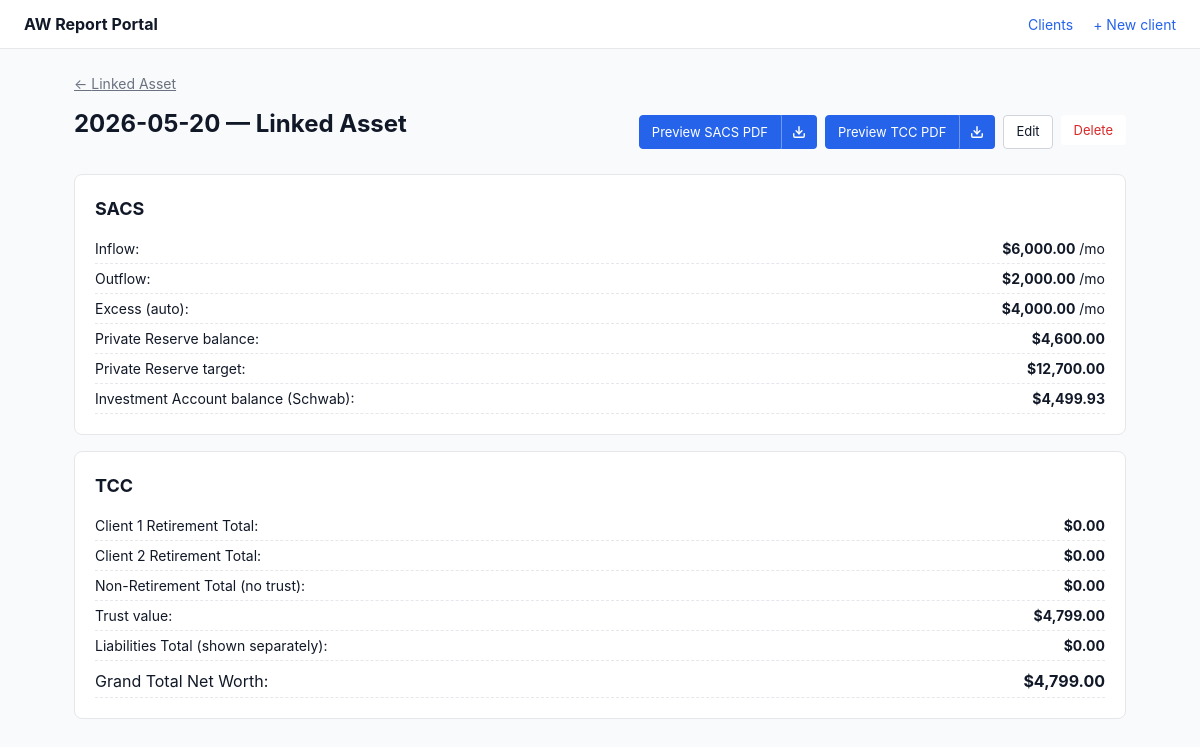
Page /reports/2 on the committed database.
### tables this page shows
CREATE TABLE clients (
    id INTEGER PRIMARY KEY AUTOINCREMENT,
    label TEXT NOT NULL,
    is_married INTEGER NOT NULL DEFAULT 0,

    client1_name TEXT NOT NULL,
    client1_dob TEXT NOT NULL,
    client1_ssn_last4 TEXT,

    client2_name TEXT,
    client2_dob TEXT,
    client2_ssn_last4 TEXT,

    monthly_salary REAL NOT NULL DEFAULT 0,
    client1_salary REAL NOT NULL DEFAULT 0,
    client2_salary REAL NOT NULL DEFAULT 0,
    monthly_expense_budget REAL NOT NULL DEFAULT 0,
    private_reserve_target_override REAL,

    trust_property_address TEXT,

    created_at TEXT DEFAULT CURRENT_TIMESTAMP,
    updated_at TEXT DEFAULT CURRENT_TIMESTAMP
);

CREATE TABLE reports (
    id INTEGER PRIMARY KEY AUTOINCREMENT,
    client_id INTEGER NOT NULL,
    report_date TEXT NOT NULL,
    inflow_monthly REAL,
    outflow_monthly REAL,
    private_reserve_balance REAL,
    investment_account_balance REAL,
    trust_zillow_value REAL,
    status TEXT NOT NULL DEFAULT 'draft' CHECK (status IN ('draft', 'finalized')),
    created_at TEXT DEFAULT CURRENT_TIMESTAMP,
    finalized_at TEXT,
    FOREIGN KEY (client_id) REFERENCES clients(id) ON DELETE CASCADE
);

### app.py (the view)
    @app.route("/reports/<int:report_id>")
    def report_view(report_id):
        report = dbmod.query("SELECT * FROM reports WHERE id = ?", (report_id,), one=True)
        if not report:
            abort(404)
        accounts = get_accounts(report["client_id"])
        balances = {b["account_id"]: dict(b) for b in get_report_balances(report_id)}
        client, deductibles, sacs, tcc, _ = compute_report_results(report["client_id"], dict(report), balances)
        complete = is_report_complete(dict(report), accounts, balances)
        return render_template(
            "report_view.html",
            client=client,
            report=report,
            sacs=sacs,
            tcc=tcc,
            deductibles=deductibles,
            is_complete=complete,
            calc_age=calc_age,
        )

### app.py (called while the page is built)
def get_client_or_404(client_id: int):
    c = dbmod.query("SELECT * FROM clients WHERE id = ?", (client_id,), one=True)
    if not c:
        abort(404)
    return c

def get_accounts(client_id: int):
    return dbmod.query(
        "SELECT * FROM accounts WHERE client_id = ? ORDER BY category, owner, sort_order, id",
        (client_id,),
    )

def get_deductibles(client_id: int):
    return dbmod.query(
        "SELECT * FROM insurance_deductibles WHERE client_id = ? ORDER BY id",
        (client_id,),
    )

def get_report_balances(report_id: int):
    return dbmod.query(
        "SELECT * FROM account_balances WHERE report_id = ?",
        (report_id,),
    )

def build_account_balances(client_id: int, balances_by_account: dict[int, dict]) -> list[AccountBalance]:
    accounts = get_accounts(client_id)
    result = []
    for a in accounts:
        b = balances_by_account.get(a["id"], {})
        result.append(
            AccountBalance(
                account_id=a["id"],
                category=a["category"],
                owner=a["owner"],
                balance=b.get("balance") or 0,
                cash_balance=b.get("cash_balance"),
                interest_rate=a["interest_rate"],
                account_type=a["account_type"],
                nickname=a["nickname"] or "",
                account_number_last4=a["account_number_last4"] or "",
            )
        )
    return result

def is_report_complete(report: dict, accounts, balances_by_account: dict[int, dict]) -> bool:
    for field in REQUIRED_REPORT_FIELDS:
        if report.get(field) is None:
            return False
    for a in accounts:
        b = balances_by_account.get(a["id"], {})
        if b.get("balance") is None:
            return False
    return True

### db.py (called while the page is built)
def get_db():
    if "db" not in g:
        g.db = sqlite3.connect(current_app.config["DATABASE_PATH"])
        g.db.row_factory = sqlite3.Row
        g.db.execute("PRAGMA foreign_keys = ON")
    return g.db

def query(sql: str, args: tuple = (), one: bool = False):
    cur = get_db().execute(sql, args)
    rows = cur.fetchall()
    cur.close()
    return (rows[0] if rows else None) if one else rows

### templates/report_view.html (shortened to what this page needs)
{% extends "base.html" %}
{% block content %}
<div class="breadcrumb"><a href="{{ url_for('client_detail', client_id=client.id) }}">← {{ client.label }}</a></div>
<div class="page-head">
  <h1>{{ report.report_date }} — {{ client.label }}</h1>
  <div class="page-head-actions">
    {% for kind, label in [('sacs', 'SACS'), ('tcc', 'TCC')] %}
      <span class="btn-split {% if not is_complete %}is-disabled{% endif %}"
            {% if not is_complete %}title="Fill all balances before previewing"{% endif %}>
        {% if is_complete %}
          <a class="btn primary btn-split-main"
             href="{{ url_for('report_pdf', report_id=report.id, kind=kind) }}?inline=1"
             target="_blank" rel="noopener">Preview {{ label }} PDF</a>
          <a class="btn primary btn-split-icon"
             href="{{ url_for('report_pdf', report_id=report.id, kind=kind) }}"
             title="Download {{ label }} PDF" aria-label="Download {{ label }} PDF">
            <svg width="14" height="14" viewBox="0 0 24 24" fill="none" stroke="currentColor"
                 stroke-width="2.5" stroke-linecap="round" stroke-linejoin="round">
              <path d="M21 15v4a2 2 0 0 1-2 2H5a2 2 0 0 1-2-2v-4"/>
              <polyline points="7 10 12 15 17 10"/>
              <line x1="12" y1="15" x2="12" y2="3"/>
            </svg>
          </a>
        {% endif %}
      </span>
    {% endfor %}
    <a class="btn" href="{{ url_for('report_edit', report_id=report.id) }}">Edit</a>
    <form method="post" action="{{ url_for('report_delete', report_id=report.id) }}" style="display:inline"
          onsubmit="return confirm('Delete this report?')">
      <button class="btn danger ghost" type="submit">Delete</button>
    </form>
  </div>
</div>
<section class="card">
  <h2>SACS</h2>
  <ul class="kv">
    <li>Inflow: <span><strong>{{ sacs.inflow | usd }}</strong> /mo</span></li>
    <li>Outflow: <span><strong>{{ sacs.outflow | usd }}</strong> /mo</span></li>
    <li>Excess (auto): <span><strong>{{ sacs.excess | usd }}</strong> /mo</span></li>
    <li>Private Reserve balance: <strong>{{ sacs.private_reserve_balance | usd }}</strong></li>
    <li>Private Reserve target: <strong>{{ sacs.private_reserve_target | usd }}</strong></li>
    <li>Investment Account balance (Schwab): <strong>{{ sacs.investment_account_balance | usd }}</strong></li>
  </ul>
</section>
<section class="card">
  <h2>TCC</h2>
  <ul class="kv">
    <li>Client 1 Retirement Total: <strong>{{ tcc.client1_retirement_total | usd }}</strong></li>
    {% if client.is_married %}<li>Client 2 Retirement Total: <strong>{{ tcc.client2_retirement_total | usd }}</strong></li>{% endif %}
    <li>Non-Retirement Total (no trust): <strong>{{ tcc.non_retirement_total | usd }}</strong></li>
    <li>Trust value: <strong>{{ tcc.trust_value | usd }}</strong></li>
    <li>Liabilities Total (shown separately): <strong>{{ tcc.liabilities_total | usd }}</strong></li>
    <li class="grand">Grand Total Net Worth: <strong>{{ tcc.grand_total_net_worth | usd }}</strong></li>
  </ul>
</section>
{% endblock %}

### static/style.css (style rules this page uses)
:root { --blue: #2563eb; --blue-dark: #1d4ed8; --green: #16a34a; --red: #dc2626; --gray-50: #f9fafb; --gray-100: #f3f4f6; --gray-200: #e5e7eb; --gray-300: #d1d5db; --gray-500: #6b7280; --gray-700: #374151; --gray-900: #111827; }
* { box-sizing: border-box; }
body { margin: 0; font-family: -apple-system, system-ui, "Segoe UI", Roboto, sans-serif; color: var(--gray-900); background: var(--gray-50); font-size: 14px; line-height: 1.5; }
a { color: var(--blue); }
.breadcrumb { margin-bottom: 12px; color: var(--gray-500); }
.breadcrumb a { color: var(--gray-500); }
h1 { font-size: 24px; margin: 0 0 16px; }
h2 { font-size: 18px; margin: 0 0 12px; }
.page-head { display: flex; justify-content: space-between; align-items: center; margin-bottom: 16px; }
.page-head-actions { display: flex; gap: 8px; }
.card { background: white; border: 1px solid var(--gray-200); border-radius: 8px; padding: 20px; margin-bottom: 16px; }
.btn { display: inline-block; padding: 6px 12px; border: 1px solid var(--gray-300); border-radius: 4px; background: white; color: var(--gray-900); text-decoration: none; cursor: pointer; font-size: 13px; font-family: inherit; }
.btn.primary { background: var(--blue); border-color: var(--blue); color: white; }
.btn.danger { color: var(--red); border-color: var(--red); }
.btn.danger.ghost { background: white; }
.btn.ghost { background: transparent; border-color: transparent; }
.kv { list-style: none; padding: 0; margin: 0; }
.kv li { padding: 4px 0; display: flex; justify-content: space-between; border-bottom: 1px dashed var(--gray-200); }
.kv li.grand { font-size: 16px; padding-top: 8px; }
.btn-split { display: inline-flex; align-items: stretch; line-height: 1; }
.btn-split .btn { display: inline-flex; align-items: center; }
.btn-split .btn-split-main { border-top-right-radius: 0; border-bottom-right-radius: 0; }
.btn-split .btn-split-icon { border-top-left-radius: 0; border-bottom-left-radius: 0; border-left: 1px solid rgba(255, 255, 255, 0.35); padding: 6px 10px; }
.btn-split .btn-split-icon svg { display: block; }

### rows in the picture
clients: label "Linked Asset"
reports: report_date "2026-05-20", inflow "$6,000.00", outflow "$2,000.00", private_reserve_balance "$4,600.00", investment_account_balance "$4,499.93", trust_value "$4,799.00"

### other values in the picture
{{ label }} "SACS" "TCC"
{{ sacs.excess | usd }} "$4,000.00"
{{ sacs.private_reserve_target | usd }} "$12,700.00"
{{ tcc.client1_retirement_total | usd }} "$0.00"
{{ tcc.client2_retirement_total | usd }} "$0.00"
{{ tcc.non_retirement_total | usd }} "$0.00"
{{ tcc.liabilities_total | usd }} "$0.00"
{{ tcc.grand_total_net_worth | usd }} "$4,799.00"
